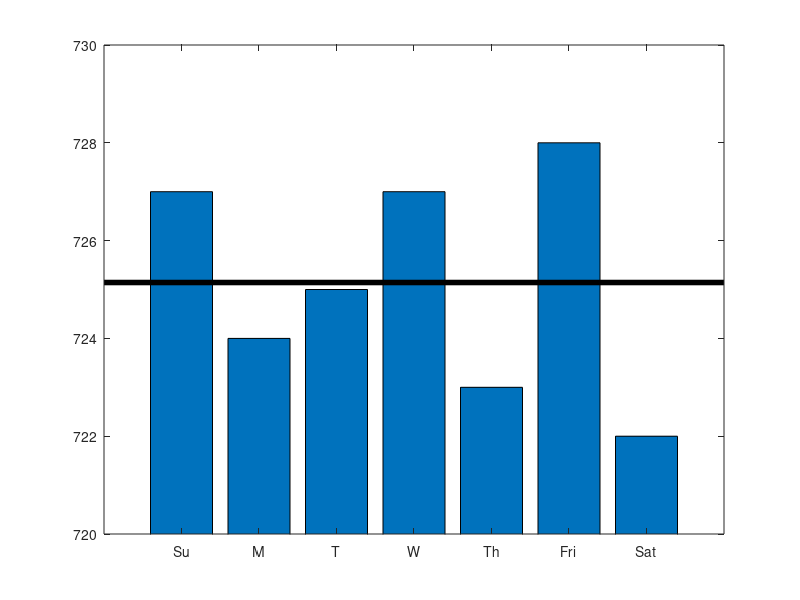

Reproduce this figure in MATLAB.
c = zeros(1,7);
for y = 1601:2023
    for m = 1:12
        d = datenum([y,m,13]);
        w = weekday(d);
        c(w) = c(w)+1;
    end
end
c
bar(c)
axis([0 8 720 730])
avg = 5076/7
line([0 8], [avg avg], 'linewidth', 4, 'color', 'black')
set(gca, 'xticklabel', {'Su', 'M', 'T', 'W', 'Th', 'Fri', 'Sat'})